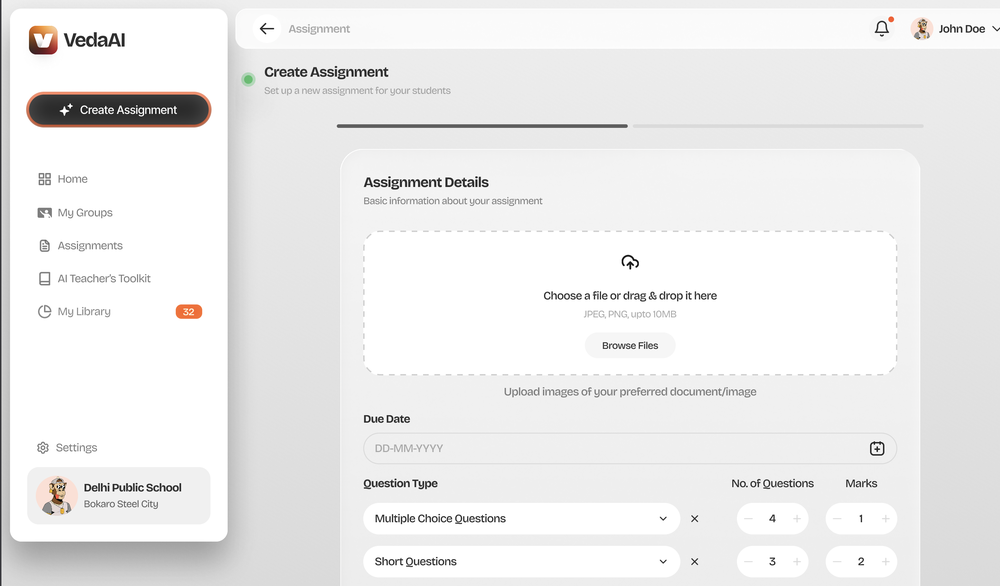
#> input picture Figma/Screenshot 2026-05-23 at 12.02.53 AM.png, 1000 x 586 px, shrunk from 2794 x 1636 before the run, found by its file name
$ python analyze_exact_logo.py
#> lines starting #> are read from the running program, lines starting #| are printed output that depends on the picture
from PIL import Image

path = '/Users/navjotkumarsingh/Desktop/VedaAI/Figma/Screenshot 2026-05-23 at 12.02.53 AM.png'
img = Image.open(path)
#> img is the input picture: PIL image 1000x586 RGBA; mean R, G, B, A 236.7, 236.3, 236.1, 255

# Crop the exact 80x80 logo icon
logo_x1, logo_y1 = 81, 72
logo_x2, logo_y2 = 161, 152
logo_icon = img.crop((logo_x1, logo_y1, logo_x2, logo_y2))
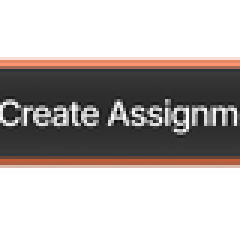
#> logo_icon: PIL image 80x80 RGBA (shown 3 times larger); mean R, G, B, A 182, 175.6, 173.4, 255
logo_icon.save('/Users/navjotkumarsingh/Desktop/VedaAI/scratch/exact_logo_icon.png')
print("Saved exact logo icon to scratch/exact_logo_icon.png")

w, h = logo_icon.size
#> w = 80; h = 80
print(f"Logo Size: {w}x{h}")
#| Logo Size: 80x80

# Print colors along the diagonal from top-left (0,0) to bottom-right (w-1, h-1)
# Let's sample colors directly along the diagonal.
# We will print the colors of the background.
# Since the white V is in the center, we'll sample from the left/right edge for those y coordinates.
print("\nDiagonal gradient colors:")
for i in range(11):
    frac = i / 10.0
    cx = int(frac * (w - 1))
    cy = int(frac * (h - 1))
    r, g, b = logo_icon.getpixel((cx, cy))[:3]
    # Check if this pixel is white (V cutout)
    # The V is white, let's check if it's very bright (R > 230, G > 230, B > 230)
    if r > 230 and g > 230 and b > 230:
        # Sample background color from the left edge of the icon
        # In an 80x80 icon, x=6 is safe from the V
        bg_r, bg_g, bg_b = logo_icon.getpixel((8, cy))[:3]
        print(f"  {frac:.1f}: {bg_r, bg_g, bg_b} (sampled from left edge, diagonal was white {r, g, b})")
    else:
        print(f"  {frac:.1f}: {r, g, b}")
#> this loop made 11 passes
#> (r, g, b) on passes 1 to 11: (255, 255, 255), (255, 255, 255), (255, 255, 255), (44, 52, 54), (46, 46, 46), (199, 199, 199), (51, 51, 51), (217, 187, 176), (255, 255, 255), (255, 255, 255), (255, 255, 255)
#|   0.0: (255, 255, 255) (sampled from left edge, diagonal was white (255, 255, 255))
#|   0.1: (255, 255, 255) (sampled from left edge, diagonal was white (255, 255, 255))
#|   0.2: (255, 255, 255) (sampled from left edge, diagonal was white (255, 255, 255))
#|   0.3: (44, 52, 54)
#|   0.4: (46, 46, 46)
#|   0.5: (199, 199, 199)
#|   0.6: (51, 51, 51)
#|   0.7: (217, 187, 176)
#> (further printed lines are left out)

# Let's also print the corners
print("\nExact corner pixels:")
print(f"  Top-left (0,0): {logo_icon.getpixel((0,0))[:3]}")
#|   Top-left (0,0): (255, 255, 255)
print(f"  Top-left inner (10,10): {logo_icon.getpixel((10,10))[:3]}")
#|   Top-left inner (10,10): (255, 255, 255)
print(f"  Bottom-right (79,79): {logo_icon.getpixel((79,79))[:3]}")
#|   Bottom-right (79,79): (255, 255, 255)
print(f"  Bottom-right inner (69,69): {logo_icon.getpixel((69,69))[:3]}")
#|   Bottom-right inner (69,69): (255, 255, 255)

$ run again, with Figma/Screenshot 2026-05-23 at 12.01.28 AM.png copied over Figma/Screenshot 2026-05-23 at 12.02.53 AM.png
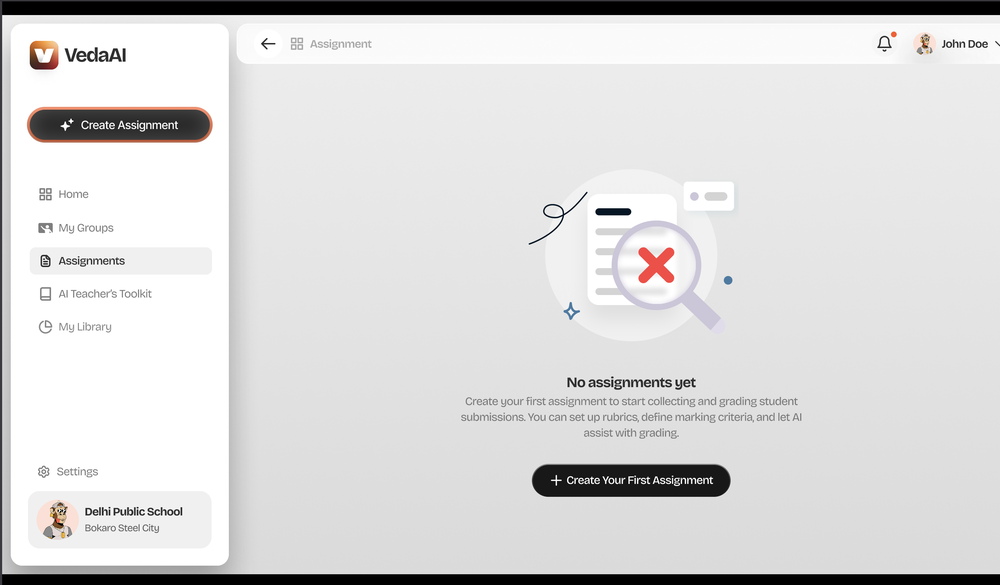
#> input picture Figma/Screenshot 2026-05-23 at 12.01.28 AM.png, 1000 x 585 px, shrunk from 2788 x 1632 before the run, found by its file name
#> img is the input picture: PIL image 1000x585 RGBA; mean R, G, B, A 217.7, 217.2, 217.1, 255
#> `logo_icon = img.crop((logo_x1, logo_y1, logo_x2, logo_y2))`:
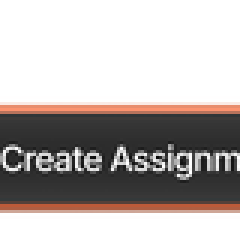
#> logo_icon: PIL image 80x80 RGBA (shown 3 times larger); mean R, G, B, A 182.1, 175.6, 173.4, 255
#| Logo Size: 80x80
#> the loop `for i in range(11):` made 11 passes
#> (r, g, b) on passes 1 to 8: (255, 255, 255), (255, 255, 255), (255, 255, 255), (255, 255, 255), (255, 255, 255), (59, 58, 57), (45, 45, 45), (104, 104, 104)
#> (printed output is left out)
#|   Top-left (0,0): (255, 255, 255)
#|   Top-left inner (10,10): (255, 255, 255)
#|   Bottom-right (79,79): (255, 255, 255)
#|   Bottom-right inner (69,69): (176, 94, 65)

$ run again, with Figma/Screenshot 2026-05-23 at 12.01.42 AM.png copied over Figma/Screenshot 2026-05-23 at 12.02.53 AM.png
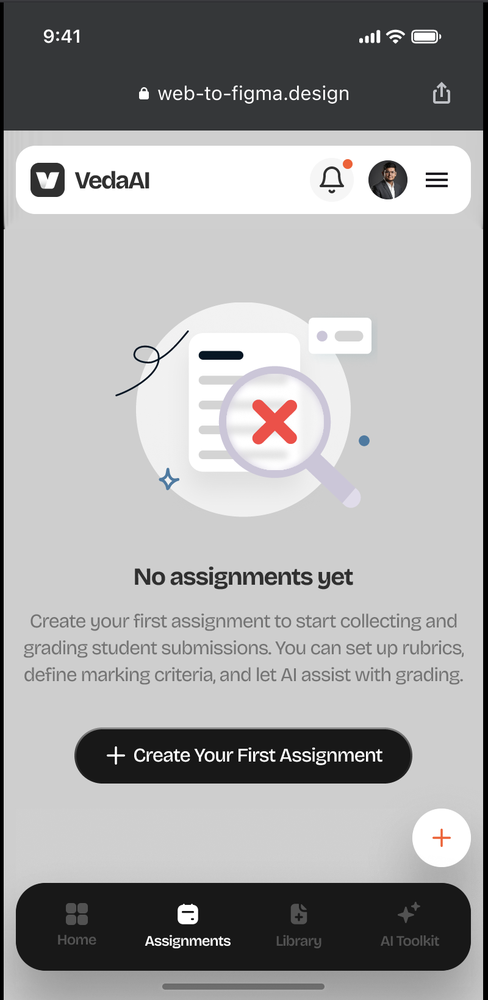
#> input picture Figma/Screenshot 2026-05-23 at 12.01.42 AM.png, 488 x 1000 px, shrunk from 800 x 1640 before the run, found by its file name
#> img is the input picture: PIL image 488x1000 RGBA; mean R, G, B, A 164.5, 164.4, 164.8, 255
#> `logo_icon = img.crop((logo_x1, logo_y1, logo_x2, logo_y2))`:
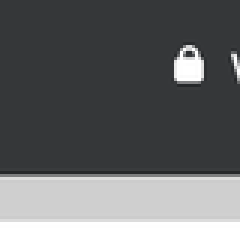
#> logo_icon: PIL image 80x80 RGBA (shown 3 times larger); mean R, G, B, A 101.3, 102.7, 104.1, 255
#| Logo Size: 80x80
#> the loop `for i in range(11):` made 11 passes
#> (r, g, b, bg_r, bg_g, bg_b) on pass 11: (255, 255, 255, 255, 255, 255)
#> (printed output is left out)
#|   Top-left (0,0): (53, 55, 57)
#|   Top-left inner (10,10): (53, 55, 57)
#|   Bottom-right (79,79): (255, 255, 255)
#|   Bottom-right inner (69,69): (207, 207, 207)

$ run again, with Figma/Screenshot 2026-05-23 at 12.02.11 AM.png copied over Figma/Screenshot 2026-05-23 at 12.02.53 AM.png
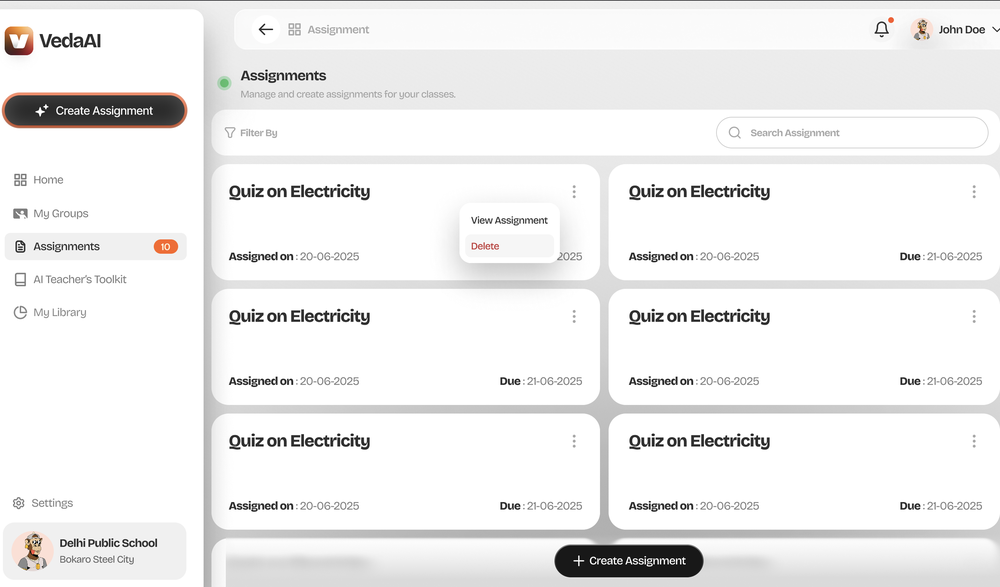
#> input picture Figma/Screenshot 2026-05-23 at 12.02.11 AM.png, 1000 x 587 px, shrunk from 2790 x 1638 before the run, found by its file name
#> img is the input picture: PIL image 1000x587 RGBA; mean R, G, B, A 239.7, 239.3, 239.1, 255
#> `logo_icon = img.crop((logo_x1, logo_y1, logo_x2, logo_y2))`:
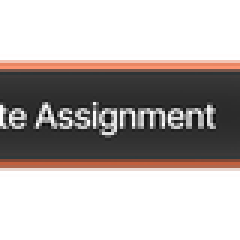
#> logo_icon: PIL image 80x80 RGBA (shown 3 times larger); mean R, G, B, A 181.4, 174.9, 172.7, 255
#| Logo Size: 80x80
#> the loop `for i in range(11):` made 11 passes
#> (r, g, b) on passes 1 to 8: (255, 255, 255), (255, 255, 255), (255, 255, 255), (118, 86, 75), (48, 48, 48), (53, 53, 53), (50, 50, 50), (175, 103, 77)
#> (printed output is left out)
#|   Top-left (0,0): (255, 255, 255)
#|   Top-left inner (10,10): (255, 255, 255)
#|   Bottom-right (79,79): (255, 255, 255)
#|   Bottom-right inner (69,69): (255, 255, 255)
